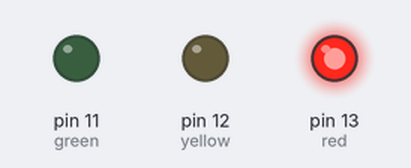
Simulated run of this sketch. Board: Arduino Uno, built with avr-gcc and run on an emulated ATmega328P. On the bench: output pins drawn as LEDs (lit = HIGH).

Above: at 0.2 s.
At 0.7 s:
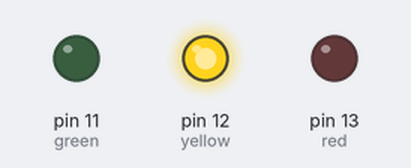
At 2.8 s:
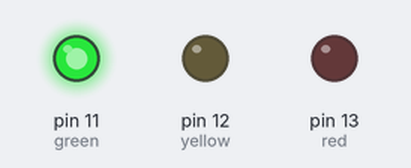
Timing chart, 0 to 3.5 s (numbered marks = the images above):
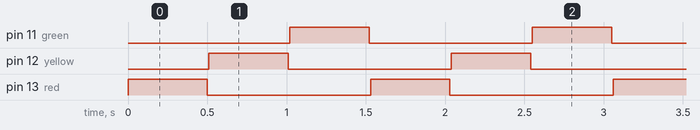

The sketch:

trafficLight.ino
```cpp
int red = 13;
int yellow = 12;
int green = 11;


void setup() {
  // put your setup code here, to run once:
  pinMode(red, OUTPUT);
  pinMode(yellow, OUTPUT);
  pinMode(green, OUTPUT);

}

void loop() {
  // put your main code here, to run repeatedly:
  digitalWrite(red, HIGH);
  delay(500);
  digitalWrite(red, LOW);
  delay(10);

  digitalWrite(yellow, HIGH);
  delay(500);
  digitalWrite(yellow, LOW);
  delay(10);

  digitalWrite(green, HIGH);
  delay(500);
  digitalWrite(green, LOW);
  delay(10);
}
```

Measured:
- by itself, pin 11 (green), pin 12 (yellow), pin 13 (red): alternates HIGH for 0.50 s and LOW for 1.0 s
- by itself, everything shown: repeats every 1.5 s, in 6 steps
